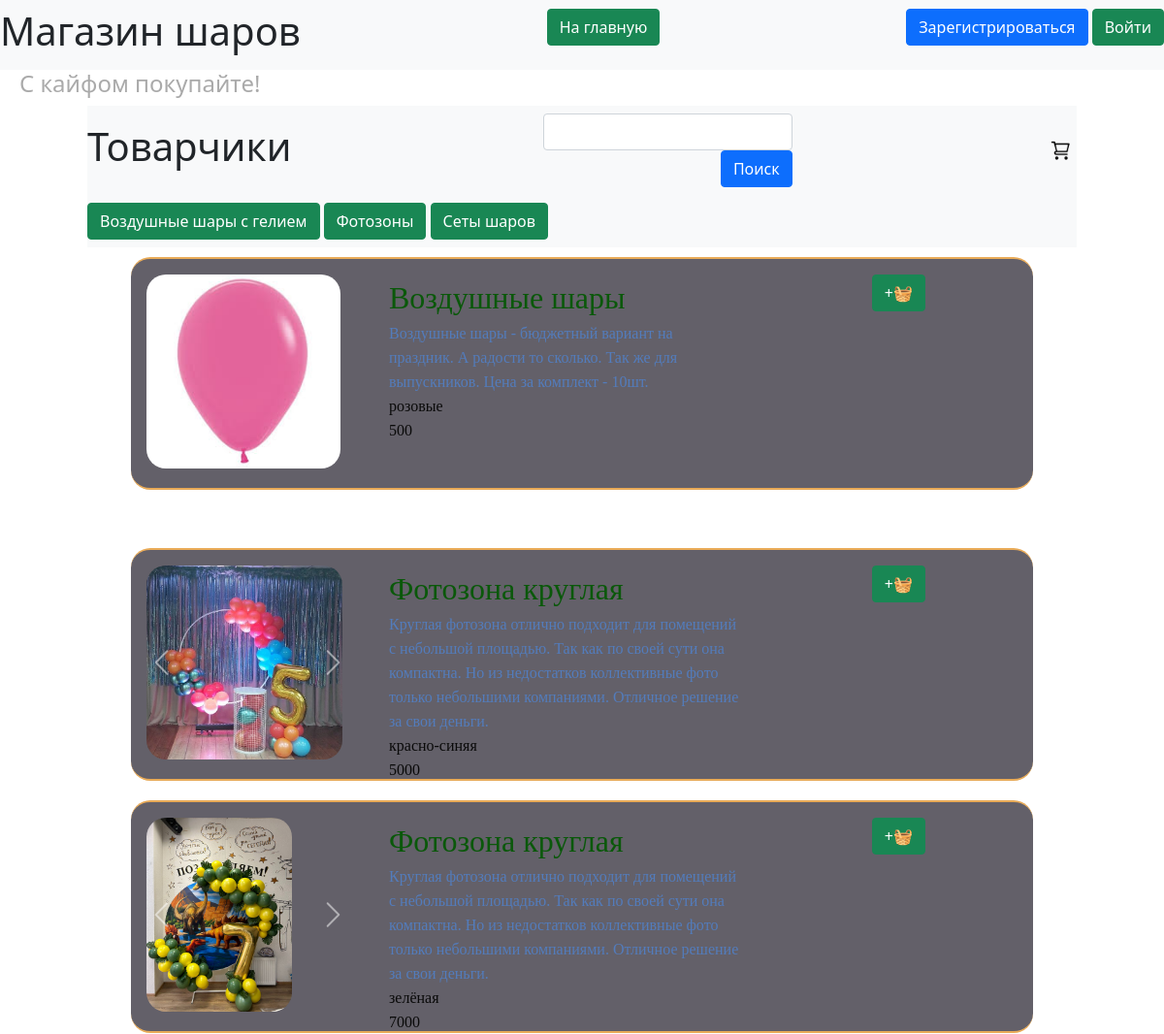
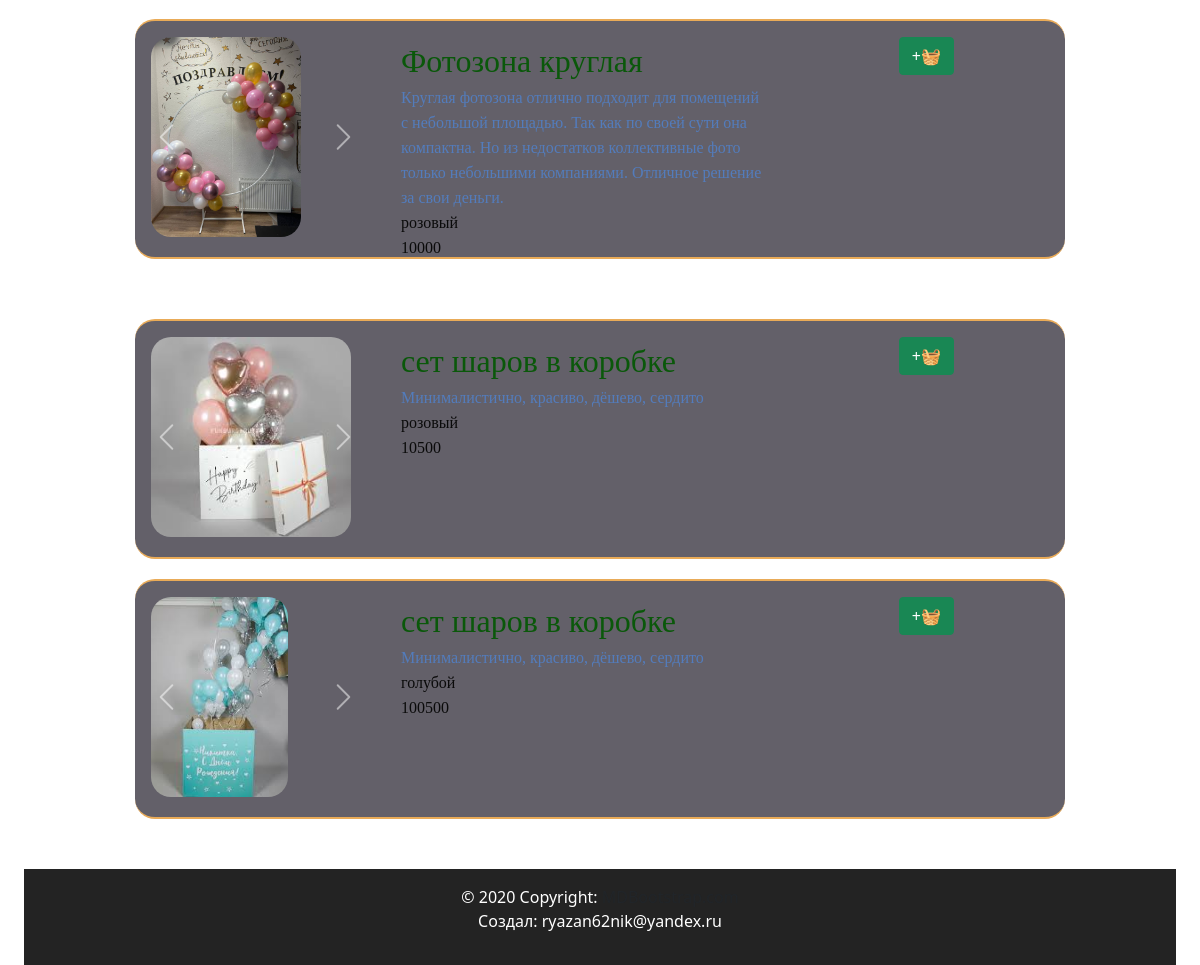
/index, run on the app's committed database (2 pictures, top to bottom).
### data/types.py (models this page shows, shortened)
class Types(SqlAlchemyBase):
    __tablename__ = 'types'
    id = sqlalchemy.Column(sqlalchemy.Integer,
                           primary_key=True, autoincrement=True)
    title = sqlalchemy.Column(sqlalchemy.String, nullable=True)
    products = orm.relationship("ProductGroup", back_populates='type_relation')

### data/products.py (models this page shows, shortened)
class Products(SqlAlchemyBase, SerializerMixin):
    __tablename__ = 'products'
    id = sqlalchemy.Column(sqlalchemy.Integer,
                           primary_key=True, autoincrement=True)
    color = sqlalchemy.Column(sqlalchemy.String, nullable=True)
    sale = sqlalchemy.Column(sqlalchemy.Integer, nullable=True)
    cost = sqlalchemy.Column(sqlalchemy.Integer)
    remains = sqlalchemy.Column(sqlalchemy.Integer, nullable=True)
    img = sqlalchemy.Column(sqlalchemy.String, default='0_0_0_none.jpg')
    product_group_id = sqlalchemy.Column(sqlalchemy.Integer, sqlalchemy.ForeignKey("product_group.id"))
    product_group = orm.relationship('ProductGroup')
    def get_img(self):
        return self.img.split(', ')

### data/products_group.py (models this page shows, shortened)
class ProductGroup(SqlAlchemyBase, SerializerMixin):
    __tablename__ = 'product_group'
    id = sqlalchemy.Column(sqlalchemy.Integer,
                           primary_key=True, autoincrement=True)
    title = sqlalchemy.Column(sqlalchemy.String, nullable=True)
    description = sqlalchemy.Column(sqlalchemy.String, nullable=True)
    type = sqlalchemy.Column(sqlalchemy.Integer, sqlalchemy.ForeignKey("types.id"))
    type_relation = orm.relationship('Types')
    products = orm.relationship("Products", back_populates='product_group')

### server.py (the view)
@app.route("/", methods=['GET'])
@app.route("/index", methods=['GET'])
def index_get():
    db_sess = db_session.create_session()
    types = db_sess.query(Types).all()
    return render_template('pages/index.html', types=types, view='nocube')

### data/db_session.py (called while the page is built)
def create_session() -> Session:
    global __factory
    return __factory()

### templates/pages/index.html (shortened to what this page needs)
{% extends "base.html" %}
{% block content %}
<nav class="navbar navbar-light bg-light title-width">
    <div align="left">
        <h1>Товарчики</h1>
    </div>
    <div align="right">
        <form method="POST">
            <input type="text" id="text" name="text" class="form-control" align="left"/>
            <input type="submit" value="Поиск" class="btn btn-primary" align="right"/>
        </form>
    </div>
    <div align="right">
        <a href="/basket">
            <div class="basket-button"></div>
        </a>
    </div>
</nav>
<nav class="navbar navbar-light bg-light title-width">
    <div align="right">
        {% for type in types %}
        <a href="#{{type.title}}" class="btn btn-success">{{type.title}}</a>
        {% endfor %}
    </div>
</nav>
{% for type in types %}
<div class="menu">
    {% for group_product in type.products %}
    {% for product in group_product.products %}
    {% include 'includes/product.html' %}
    {% endfor %}
    {% endfor %}
</div>
{% endfor %}
{% endblock %}

### templates/base.html (shortened to what this page needs)
<!doctype html>
<html lang="ru">
<head>
    <link rel="stylesheet" href="{{ url_for('static', filename='css/bootstrap.min.css') }}">
    <link rel="stylesheet" href="{{ url_for('static', filename='css/header.css') }}">
    <link rel="stylesheet" href="{{ url_for('static', filename='css/footer.css') }}">
    <link rel="stylesheet" href="{{ url_for('static', filename='css/style.css') }}">
    <link rel="stylesheet" href="{{ url_for('static', filename='css/mystyle.css') }}">
</head>
<body>
{% include 'includes/header.html' %}
<div class="container">
    <main>
        {% block content %}
        {% endblock %}
    </main>
    {% include 'includes/footer.html' %}
</div>
</body>
</html>

### templates/includes/header.html
<header>
    <nav class="navbar navbar-light bg-light">
        <h1> Магазин шаров</h1>
        <p align="right">
            <a href="/index" class="btn btn-success"> На главную </a>
        </p>
        {% if current_user.is_authenticated %}
        <p align="right">
            <a class="navbar-brand" href="/logout">{{ current_user.name }}</a>
            {% if current_user.admin%}
            <a class="btn btn-primary btn btn-outline-info mr-2" href="/admin/products">Админ панель</a>
            {% endif %}
            {% else %}
        <p align="right">
            <a class="btn btn-primary " href="/register">Зарегистрироваться</a>
            <a class="btn btn-success" href="/login">Войти</a>
        </p>
        {% endif %}
    </nav>
    <h4 align="left">С кайфом покупайте!</h4>
</header>

### templates/includes/product.html (shortened to what this page needs)
{%if view == 'cube'%}
<link rel="stylesheet" href="{{ url_for('static', filename='css/product_cube_style.css') }}">
{%else%}
<link rel="stylesheet" href="{{ url_for('static', filename='css/product_style.css') }}">
{%endif%}
<div class="product menu-item">
    <div class="product-img-place">
        {% if product.get_img()[0]%}
        <div id="carousel{{product.id}}" class="carousel slide" data-bs-ride="false">
            <div class="carousel-inner">
                <div class="carousel-item active">
                    <img class="d-block product-img" src="/static/img/products/{{product.get_img()[0]}}"
                         alt="{{product.get_img()[0]}}">
                </div>
            </div>
            <a class="carousel-control-prev" href="#carousel{{product.id}}" role="button" data-slide="prev">
                <span class="carousel-control-prev-icon" aria-hidden="true"></span>
            </a>
            <a class="carousel-control-next" href="#carousel{{product.id}}" role="button" data-slide="next">
                <span class="carousel-control-next-icon" aria-hidden="true"></span>
            </a>
        </div>
        {%else%}
        <img class="product-img" src="/static/img/products/none.jpg"
             alt="/static/img/products/{{product.get_img()[0]}}"/>
        {%endif%}
    </div>
    <div class="product-description">
        <div align="left">
            <a href="/show_product/{{product.product_group_id}}/{{product.id}}"
               class="product-no-title text-decoration:none">
                <div>
                    <span class="product-description-title">{{product.product_group.title}}</span><br>
                    <span class="product-description-description">{{product.product_group.description}}</span><br>
                    <span class="product-description-color">{{product.color}}</span><br>
                    <span class="product-description-color">{{product.cost}}</span>
                </div>
            </a>
        </div>
    </div>
    <div class="product-button-plus">
        <button class="btn btn-success"
                onclick="addToBasket('{{ product.id }}'{% if current_user.is_authenticated %}, '{{current_user.id}}' {%endif%});">
            +🧺
        </button>
    </div>
</div>

### templates/includes/footer.html
<footer class="bg-body-tertiary text-center text-lg-start">
  <div class="text-center p-3">
    © 2020 Copyright:
    <a class="text-body" href="https://mdbootstrap.com/">MDBootstrap.com</a>
    <p>Создал: ryazan62nik@yandex.ru</p>
  </div>
</footer>

### static/css/header.css (style rules this page uses)
:root { --main-color: #0179FA; --second-color: white; }

### static/css/footer.css (style rules this page uses)
:root { --main-color: #111111; --second-color: white; }
footer { background-color: var(--main-color); }

### static/css/style.css (style rules this page uses)
:root { --main-color: #0179FA; --second-color: #ffffff; --thirdly_color: #629ee3; }
body { background-color: var(--second-color); }

### static/css/mystyle.css (style rules this page uses)
html { --firstly-color: white; --secondary-color: rgba(91, 82, 212, 0.837); --thirdly-color: rgb(99, 96, 105); --fourly-color: rgb(144, 182, 242); --black: rgb(35, 35, 35); --dark-blue: #12191D; --white: #FFFFFF; --green: #33FF00; --caribbean: #00E197; --light-green: #8EEF8C; --turquoise: #12EEFF; --pink: #F053D5; --red: #FE785A; --gray-900: #0C1114; --gray-700: #242A2C; --gray-650: #495257; --gray-600: #424B4F; --gray-500: #495257; --gray-300: #8D979E; --gray-200: #ACB4B9; --gray-150: #AEB6BB; --gray-100: #EEF1F3; --gray-50: #F6F8F9; }
h4 { padding-left: 20px; color: #aaaaaa; }
.basket-button { width: 3vh; height: 3vh; border: none; background-image: url('../img/system/cart_icon.png'); background-size: cover; margin: 5px 5px; }
.menu { display: flex; justify-content: space-around; align-items: flex-start; flex-wrap: wrap; padding: 5vh; padding-top: 0; }
.menu-item { width: 30vh; height: 30vh; margin: 10px 5px; text-align: center; background-color: var(--thirdly-color); position: relative; border-radius: 20px; flex-basis: content; }
footer { clear: both; padding: 0; background: var(--black); color: #FFFFFF; overflow: hidden; min-width: 100; }
.container { display: flex; flex-direction: column; min-height: 100vh; min-width: 98vw; justify-content: space-evenly; }
main { flex: 1; max-width: 98vw; justify-content: center; display: block; margin: 0 auto; text-align: left; }
.title-width { min-width: 85vw; }
body { margin: 0; padding: 0; text-align: center; }

### static/css/product_style.css (style rules this page uses)
a { color:#537CBC; text-decoration:none; }
.product { border-top: 2px solid rgb(233 171 88); border-bottom: 2px solid rgb(233 171 88); display: grid; grid-template-columns: repeat(15, 1fr); grid-template-rows: repeat(3, 1fr); gap: 10px; grid-auto-rows: 1fr; }
.product > div { padding: 1em; color: #d9480f; }
.product-img-place { grid-column: 1 / 4; grid-row: 1 / 4; width: 30vh; height: 30vh; }
.product-img { height: 25vh; border-radius: 20px; object-fit: cover; }
.product-description { grid-column: 4 / 11; grid-row: 1 / 4; }
.product-description-title { font-size: 2rem; font-family: cursive; color: rgb(10 88 10); text-align: left; }
.product-description-description { font-family: cursive; color: #537CBC; text-align: left; }
.product-description-color { font-family: cursive; color: rgb(10 10 10); text-align: left; }
.product-no-title { color: rgb(1 1 1); }
.product-button-plus { grid-column: 12 / 15; grid-row: 1 / 2; }

### data on the page
Types: title "Воздушные шары с гелием"
Types: title "Фотозоны"
Types: title "Сеты шаров"
Products: shows a picture, product_group "Воздушные шары", product_group.description "Воздушные шары - бюджетный вариант на праздник. А радости то сколько. Так же для выпускников. Цена за комплект - 10шт.", color "розовые", cost "500"
Products: img (picture), product_group "Фотозона круглая", product_group.description "Круглая фотозона отлично подходит для помещений с небольшой площадью. Так как по своей сути она компактна. Но из недостатков коллективные фото только небольшими компаниями. Отличное решение за свои деньги.", color "красно-синяя", cost "5000"
Products: img (picture), product_group "Фотозона круглая", product_group.description "Круглая фотозона отлично подходит для помещений с небольшой площадью. Так как по своей сути она компактна. Но из недостатков коллективные фото только небольшими компаниями. Отличное решение за свои деньги.", color "зелёная", cost "7000"
Products: shows a picture, product_group "Фотозона круглая", product_group.description "Круглая фотозона отлично подходит для помещений с небольшой площадью. Так как по своей сути она компактна. Но из недостатков коллективные фото только небольшими компаниями. Отличное решение за свои деньги.", color "розовый", cost "10000"
Products: shows a picture, product_group "сет шаров в коробке", product_group.description "Минималистично, красиво, дёшево, сердито", color "розовый", cost "10500"
Products: shows a picture, product_group "сет шаров в коробке", product_group.description "Минималистично, красиво, дёшево, сердито", color "голубой", cost "100500"
